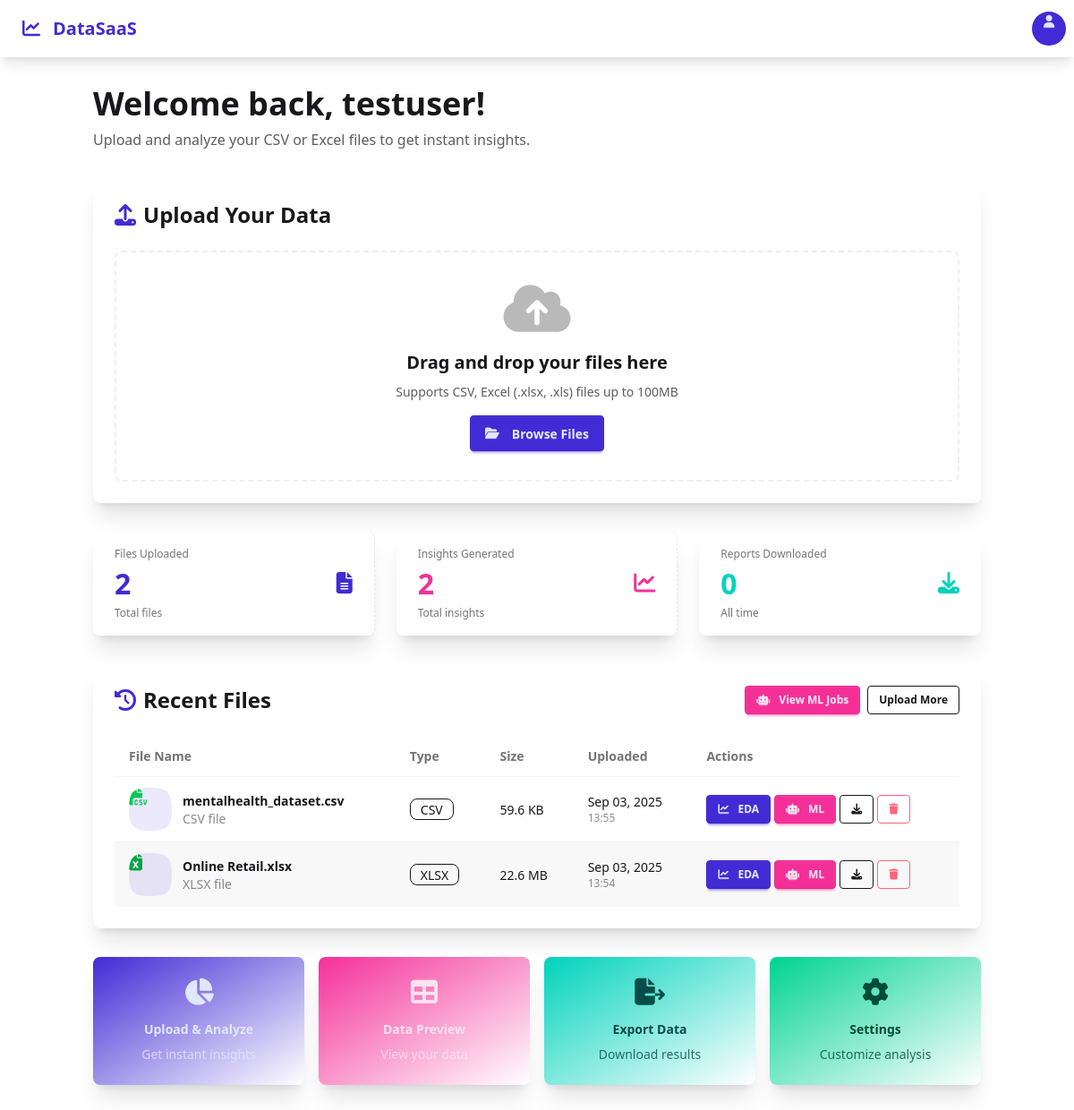
The app's page /dashboard/ (signed in) with its own data.
### accounts/models.py (models this page shows, shortened)
class UploadedFile(models.Model):
    user = models.ForeignKey(User, on_delete=models.CASCADE, related_name='uploaded_files')
    file = models.FileField(upload_to='uploads/%Y/%m/%d/')
    filename = models.CharField(max_length=255)
    uploaded_at = models.DateTimeField(auto_now_add=True)
    file_size = models.BigIntegerField(null=True, blank=True)  # File size in bytes
    file_type = models.CharField(max_length=50, null=True, blank=True)  # CSV, XLSX, etc.
    class Meta:
        ordering = ['-uploaded_at']  # Show newest files first
    def get_file_size_display(self):
        if not self.file_size:
            return "Unknown"
        for unit in ['B', 'KB', 'MB', 'GB']:
            if self.file_size < 1024.0:
                return f"{self.file_size:.1f} {unit}"
            self.file_size /= 1024.0
        return f"{self.file_size:.1f} TB"

### accounts/views.py (the view)
# urls.py: path('dashboard/', views.dashboard_view, name='dashboard'),
@login_required
def dashboard_view(request):
    user_files = UploadedFile.objects.filter(user=request.user)[:5]  # Show latest 5 files
    total_files = UploadedFile.objects.filter(user=request.user).count()
    total_insights = Insight.objects.filter(user=request.user).count()
    total_reports = Report.objects.filter(user=request.user).count()
    context = {
        'user_files': user_files,
        'total_files': total_files,
        'total_insights': total_insights,
        'total_reports': total_reports,
    }
    return render(request, 'accounts/dashboard.html', context)

### templates/accounts/dashboard.html (shortened to what this page needs)
{% extends 'base.html' %}
{% block content %}
<div class="container mx-auto px-4 py-8">
  <div class="mb-8">
    <h1 class="text-4xl font-bold mb-2">Welcome back, {{ user.first_name|default:user.username }}!</h1>
    <p class="text-base-content/70">Upload and analyze your CSV or Excel files to get instant insights.</p>
  </div>
  <div class="card bg-base-100 shadow-xl mb-8">
    <div class="card-body">
      <h2 class="card-title text-2xl mb-4">
        <i class="fas fa-upload text-primary"></i>
        Upload Your Data
      </h2>
      <div class="border-2 border-dashed border-base-300 rounded-lg p-8 text-center hover:border-primary transition-colors">
        <div class="space-y-4">
          <div class="text-6xl text-base-content/30">
            <i class="fas fa-cloud-upload-alt"></i>
          </div>
          <div>
            <h3 class="text-xl font-semibold mb-2">Drag and drop your files here</h3>
            <p class="text-base-content/70">Supports CSV, Excel (.xlsx, .xls) files up to 100MB</p>
          </div>
          <div>
            <a href="{% url 'accounts:upload_file' %}" class="btn btn-primary">
              <i class="fas fa-folder-open mr-2"></i>
              Browse Files
            </a>
          </div>
        </div>
      </div>
    </div>
  </div>
  <div class="grid grid-cols-1 lg:grid-cols-3 gap-6 mb-8">
    <div class="stat bg-base-100 shadow-xl rounded-lg">
      <div class="stat-figure text-primary">
        <i class="fas fa-file-alt text-2xl"></i>
      </div>
      <div class="stat-title">Files Uploaded</div>
      <div class="stat-value text-primary">{{ total_files }}</div>
      <div class="stat-desc">Total files</div>
    </div>
    <div class="stat bg-base-100 shadow-xl rounded-lg">
      <div class="stat-figure text-secondary">
        <i class="fas fa-chart-line text-2xl"></i>
      </div>
      <div class="stat-title">Insights Generated</div>
      <div class="stat-value text-secondary">{{ total_insights }}</div>
      <div class="stat-desc">Total insights</div>
    </div>
    <div class="stat bg-base-100 shadow-xl rounded-lg">
      <div class="stat-figure text-accent">
        <i class="fas fa-download text-2xl"></i>
      </div>
      <div class="stat-title">Reports Downloaded</div>
      <div class="stat-value text-accent">{{ total_reports }}</div>
      <div class="stat-desc">All time</div>
    </div>
  </div>
  <div class="card bg-base-100 shadow-xl">
    <div class="card-body">
      <div class="flex justify-between items-center mb-4">
        <h2 class="card-title text-2xl">
          <i class="fas fa-history text-primary"></i>
          Recent Files
        </h2>
        {% if user_files %}
          <div class="flex space-x-2">
            <a href="{% url 'analytics:ml_jobs_list' %}" class="btn btn-secondary btn-sm">
              <i class="fas fa-robot mr-1"></i>
              View ML Jobs
            </a>
            <a href="{% url 'accounts:upload_file' %}" class="btn btn-outline btn-sm">Upload More</a>
          </div>
        {% endif %}
      </div>
      {% if user_files %}
        <div class="overflow-x-auto">
          <table class="table table-zebra w-full">
            <thead>
              <tr>
                <th>File Name</th>
                <th>Type</th>
                <th>Size</th>
                <th>Uploaded</th>
                <th>Actions</th>
              </tr>
            </thead>
            <tbody>
              {% for file in user_files %}
                <tr>
                  <td>
                    <div class="flex items-center space-x-3">
                      <div class="avatar">
                        <div class="mask mask-squircle w-12 h-12 bg-primary/10 flex items-center justify-center">
                          {% if file.file_type == 'CSV' %}
                            <i class="fas fa-file-csv text-green-500 text-xl"></i>
                          {% elif file.file_type == 'XLSX' or file.file_type == 'XLS' %}
                            <i class="fas fa-file-excel text-green-600 text-xl"></i>
                          {% else %}
                            <i class="fas fa-file text-base-content/50 text-xl"></i>
                          {% endif %}
                        </div>
                      </div>
                      <div>
                        <div class="font-bold">{{ file.filename }}</div>
                        <div class="text-sm opacity-50">{{ file.file_type }} file</div>
                      </div>
                    </div>
                  </td>
                  <td>
                    <span class="badge badge-outline">{{ file.file_type }}</span>
                  </td>
                  <td>{{ file.get_file_size_display }}</td>
                  <td>
                    <div class="text-sm">{{ file.uploaded_at|date:"M d, Y" }}</div>
                    <div class="text-xs opacity-50">{{ file.uploaded_at|time:"H:i" }}</div>
                  </td>
                  <td>
                    <div class="flex flex-wrap gap-1">
                      <a href="{% url 'analytics:eda_view' file.id %}"
                         class="btn btn-primary btn-sm"
                         title="Analyze Data">
                        <i class="fas fa-chart-line mr-1"></i>
                        EDA
                      </a>
                      <a href="{% url 'analytics:select_target_column' file.id %}"
                         class="btn btn-secondary btn-sm"
                         title="Train ML Model">
                        <i class="fas fa-robot mr-1"></i>
                        ML
                      </a>
                      <a href="{% url 'accounts:download_file' file.id %}"
                         class="btn btn-outline btn-sm"
                         title="Download">
                        <i class="fas fa-download"></i>
                      </a>
                      <button onclick="confirmDelete({{ file.id }}, '{{ file.filename }}')"
                              class="btn btn-outline btn-error btn-sm"
                              title="Delete">
                        <i class="fas fa-trash"></i>
                      </button>
                    </div>
                  </td>
                </tr>
              {% endfor %}
            </tbody>
          </table>
        </div>
      {% endif %}
    </div>
  </div>
  <div class="grid grid-cols-1 md:grid-cols-2 lg:grid-cols-4 gap-4 mt-8">
    <a href="{% url 'accounts:upload_file' %}" class="card bg-gradient-to-br from-primary to-primary-focus text-primary-content shadow-xl hover:shadow-2xl transition-shadow">
      <div class="card-body text-center">
        <i class="fas fa-chart-pie text-3xl mb-2"></i>
        <h3 class="font-bold">Upload & Analyze</h3>
        <p class="text-sm opacity-80">Get instant insights</p>
      </div>
    </a>
    <div class="card bg-gradient-to-br from-secondary to-secondary-focus text-secondary-content shadow-xl">
      <div class="card-body text-center">
        <i class="fas fa-table text-3xl mb-2"></i>
        <h3 class="font-bold">Data Preview</h3>
        <p class="text-sm opacity-80">View your data</p>
      </div>
    </div>
    <div class="card bg-gradient-to-br from-accent to-accent-focus text-accent-content shadow-xl">
      <div class="card-body text-center">
        <i class="fas fa-file-export text-3xl mb-2"></i>
        <h3 class="font-bold">Export Data</h3>
        <p class="text-sm opacity-80">Download results</p>
      </div>
    </div>
    <div class="card bg-gradient-to-br from-success to-success-focus text-success-content shadow-xl">
      <div class="card-body text-center">
        <i class="fas fa-cog text-3xl mb-2"></i>
        <h3 class="font-bold">Settings</h3>
        <p class="text-sm opacity-80">Customize analysis</p>
      </div>
    </div>
  </div>
</div>
{% endblock %}

### records on screen
UploadedFile: filename "mentalhealth_dataset.csv", file_type "CSV", file_size "59.6 KB", uploaded_at "Sep 03, 2025", uploaded_at "13:55"
UploadedFile: filename "Online Retail.xlsx", file_type "XLSX", file_size "22.6 MB", uploaded_at "Sep 03, 2025", uploaded_at "13:54"

### other values on screen
{{ user.first_name|default:user.username }} "testuser"
{{ total_files }} "2"
{{ total_insights }} "2"
{{ total_reports }} "0"
